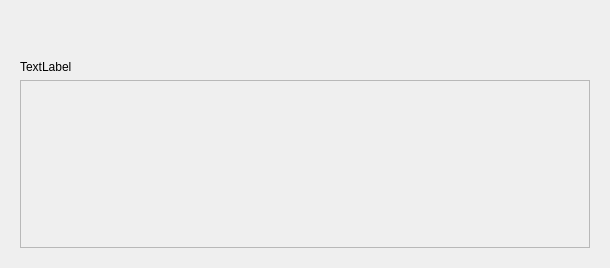
<?xml version="1.0" encoding="UTF-8"?>
<ui version="4.0">
 <class>WindowProgressBar</class>
 <widget class="QDialog" name="WindowProgressBar">
  <property name="geometry">
   <rect>
    <x>0</x>
    <y>0</y>
    <width>610</width>
    <height>268</height>
   </rect>
  </property>
  <property name="windowTitle">
   <string>Dialog</string>
  </property>
  <layout class="QVBoxLayout" name="verticalLayout">
   <item>
    <widget class="QWidget" name="widget" native="true">
     <layout class="QVBoxLayout" name="verticalLayout_2">
      <item>
       <spacer name="verticalSpacer">
        <property name="orientation">
         <enum>Qt::Vertical</enum>
        </property>
        <property name="sizeType">
         <enum>QSizePolicy::Maximum</enum>
        </property>
        <property name="sizeHint" stdset="0">
         <size>
          <width>20</width>
          <height>40</height>
         </size>
        </property>
       </spacer>
      </item>
      <item>
       <widget class="QLabel" name="label">
        <property name="sizePolicy">
         <sizepolicy hsizetype="Preferred" vsizetype="Maximum">
          <horstretch>0</horstretch>
          <verstretch>0</verstretch>
         </sizepolicy>
        </property>
        <property name="text">
         <string>TextLabel</string>
        </property>
       </widget>
      </item>
      <item>
       <widget class="QScrollArea" name="scrollArea">
        <property name="widgetResizable">
         <bool>true</bool>
        </property>
        <widget class="QWidget" name="scrollAreaWidgetContents">
         <property name="geometry">
          <rect>
           <x>0</x>
           <y>0</y>
           <width>564</width>
           <height>152</height>
          </rect>
         </property>
        </widget>
       </widget>
      </item>
     </layout>
    </widget>
   </item>
  </layout>
 </widget>
 <resources/>
 <connections/>
</ui>
